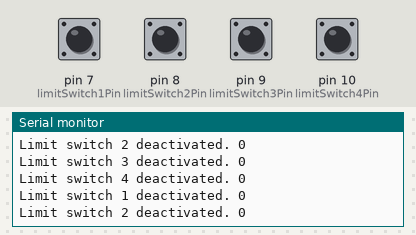
Recording of a sketch running on a simulated Arduino Uno, built with avr-gcc and run on an emulated ATmega328P. Parts: the last lines printed to the serial monitor. The inputs (shaded band) are chosen by the test bench; at power-on: pin 7 (limitSwitch1Pin), pin 8 (limitSwitch2Pin), pin 9 (limitSwitch3Pin), pin 10 (limitSwitch4Pin) HIGH.

Above: at 1.2 s.
1.3 s: pin 7 (limitSwitch1Pin) pulled LOW for 0.15 s
4.4 s: pin 8 (limitSwitch2Pin) pulled LOW for 0.15 s
7.5 s: pin 9 (limitSwitch3Pin) pulled LOW for 1 s
At 8.2 s:
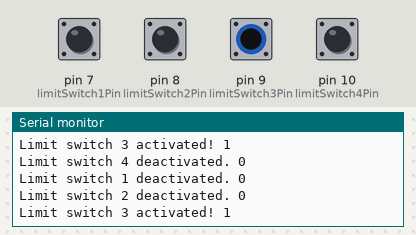
11.5 s: pin 10 (limitSwitch4Pin) pulled LOW for 0.15 s
14.6 s: pin 7 (limitSwitch1Pin) pulled LOW for 1 s
18.6 s: pin 8 (limitSwitch2Pin) pulled LOW for 1 s
At 19.1 s:
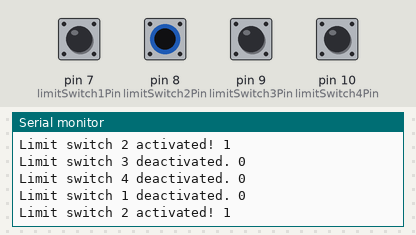
Timing chart, 0 to 21.6 s (numbered marks = the images above; inputs shaded):
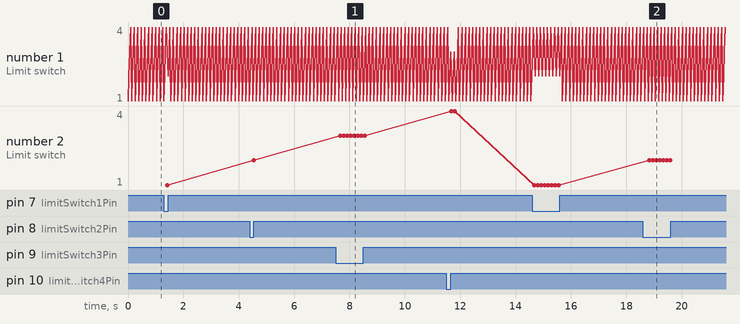

The sketch:

limitsw.ino
```cpp
const int limitSwitch1Pin = 7;
const int limitSwitch2Pin = 8;
const int limitSwitch3Pin = 9;
const int limitSwitch4Pin = 10;
int ls_1;
int ls_2;
int ls_3;
int ls_4;

void setup() {
  Serial.begin(9600);
  pinMode(limitSwitch1Pin, INPUT_PULLUP);
  pinMode(limitSwitch2Pin, INPUT_PULLUP);
  pinMode(limitSwitch3Pin, INPUT_PULLUP);
  pinMode(limitSwitch4Pin, INPUT_PULLUP);
}

void loop() {
  int limitSwitch1State = digitalRead(limitSwitch1Pin);
  int limitSwitch2State = digitalRead(limitSwitch2Pin);
  int limitSwitch3State = digitalRead(limitSwitch3Pin);
  int limitSwitch4State = digitalRead(limitSwitch4Pin);

  if (limitSwitch1State == LOW) {
    ls_1 = 1;
    Serial.print("Limit switch 1 activated! ");
    Serial.println(ls_1);
  } else {
    ls_1 = 0;
    Serial.print("Limit switch 1 deactivated. ");
    Serial.println(ls_1);
  }

  if (limitSwitch2State == LOW) {
    ls_2 = 1;
    Serial.print("Limit switch 2 activated! ");
    Serial.println(ls_2);
  } else {
    ls_2 = 0;
    Serial.print("Limit switch 2 deactivated. ");
    Serial.println(ls_2);
  }

  if (limitSwitch3State == LOW) {
    ls_3 = 1;
    Serial.print("Limit switch 3 activated! ");
    Serial.println(ls_3);
  } else {
    ls_3 = 0;
    Serial.print("Limit switch 3 deactivated. ");
    Serial.println(ls_3);
  }

  if (limitSwitch4State == LOW) {
    ls_4 = 1;
    Serial.print("Limit switch 4 activated! ");
    Serial.println(ls_4);
  } else {
    ls_4 = 0;
    Serial.print("Limit switch 4 deactivated. ");
    Serial.println(ls_4);
  }

}
```

Measured:
- after the input at 7.5 s, the serial monitor: prints a new line after 0.17 s (image 1)
- after the input at 18.6 s, the serial monitor: prints a new line after 0.22 s (image 2)
